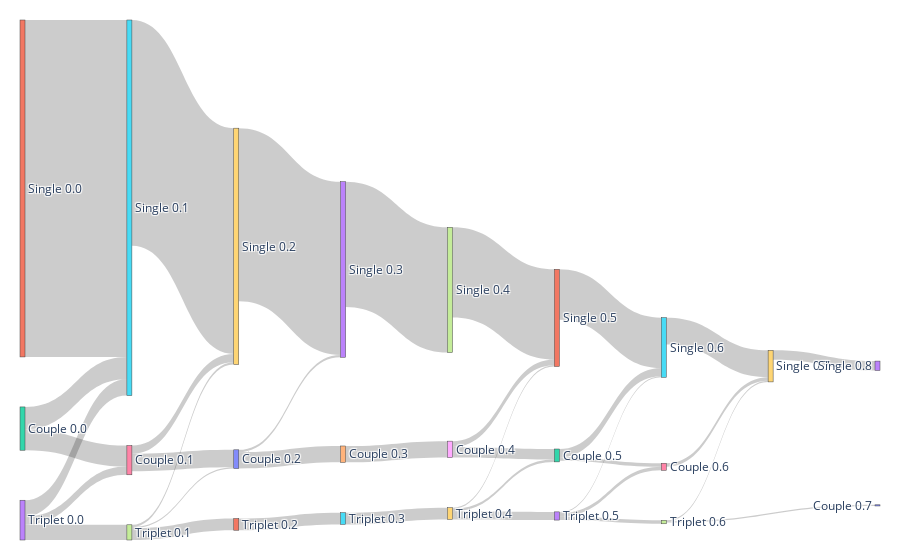

The notebook cell saved with this chart:
### Code cell
import plotly.graph_objects as go

for i in range(counts_df.shape[1]):
    counts_df.iloc[:, i] += i*4

links = []
for i in range(len(t_range)-1):
    g = counts_df.groupby([f'gte{t_range[i]:.1f}'.replace('.','_'), f'gte{t_range[i+1]:.1f}'.replace('.','_')])

    compound_dict = [(orig, fin, vals.shape[0]) for (orig, fin), vals in g if fin%4]
#     amount = sum(s for (_, _, s) in compound_dict)
#     compound_dict = [(orig, fin, a/amount) for (orig, fin, a) in compound_dict]
    links.extend(compound_dict)

node_values = pd.Series(counts_df.to_numpy().reshape(-1)).value_counts().sort_index()
counts_df = counts_df % 4

# data
source, target, value = zip(*links)
label = [f'{n} {t:.1f}' if t==0 or t>=0.1 else f'{n} {t:.3f}' for t in t_range for n in ['No hit', 'Single', 'Couple', 'Triplet']]

# data to dict, dict to sankey
link = dict(source = source, target = target, value = value)
node = dict(label = label, pad=50, thickness=5)
data = go.Sankey(link = link, node=node)
# plot
fig = go.Figure(data)
fig.update_layout(
    margin=dict(l=20, r=20, t=20, b=20),
#     height=250,
#     paper_bgcolor="LightSteelBlue",
)
fig.write_html("/home/naorko/file.html")
fig.show()

### Figure 1 — Plotly figure (JSON) as saved in the notebook; plotly's stock layout.template omitted (floating-point values rounded to 4 significant figures)
{"data": [{"link": {"source": [1, 2, 2, 3, 3, 3, 5, 6, 6, 7, 7, 7, 9, 10, 10, 11, 13, 14, 15, 17, 18, 18, 19, 19, 19, 21, 22, 22, 23, 23, 23, 25, 26, 27, 27, 29], "target": [5, 5, 6, 5, 6, 7, 9, 9, 10, 9, 10, 11, 13, 13, 14, 15, 17, 18, 19, 21, 21, 22, 21, 22, 23, 25, 25, 26, 25, 26, 27, 29, 29, 29, 30, 33], "value": [288, 19, 18, 14, 7, 13, 193, 7, 15, 2, 1, 10, 148, 2, 14, 10, 107, 14, 10, 77, 5, 9, 1, 2, 7, 43, 7, 3, 1, 3, 3, 23, 3, 1, 1, 8]}, "node": {"label": ["No hit 0.0", "Single 0.0", "Couple 0.0", "Triplet 0.0", "No hit 0.1", "Single 0.1", "Couple 0.1", "Triplet 0.1", "No hit 0.2", "Single 0.2", "Couple 0.2", "Triplet 0.2", "No hit 0.3", "Single 0.3", "Couple 0.3", "Triplet 0.3", "No hit 0.4", "Single 0.4", "Couple 0.4", "Triplet 0.4", "No hit 0.5", "Single 0.5", "Couple 0.5", "Triplet 0.5", "No hit 0.6", "Single 0.6", "Couple 0.6", "Triplet 0.6", "No hit 0.7", "Single 0.7", "Couple 0.7", "Triplet 0.7", "No hit 0.8", "Single 0.8", "Couple 0.8", "Triplet 0.8", "No hit 0.9", "Single 0.9", "Couple 0.9", "Triplet 0.9"], "pad": 50, "thickness": 5}, "type": "sankey"}], "layout": {"autosize": true, "margin": {"b": 20, "l": 20, "r": 20, "t": 20}}}
